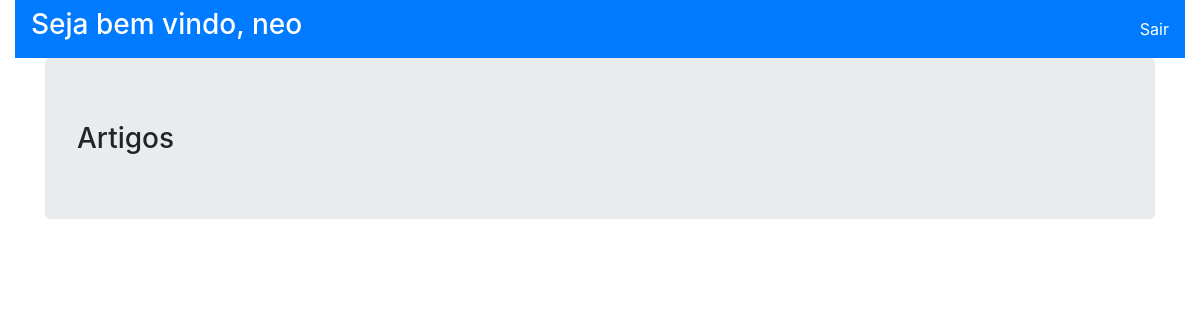
The page /admin_session.php?page=artigos (signed in) on the database as committed earlier.
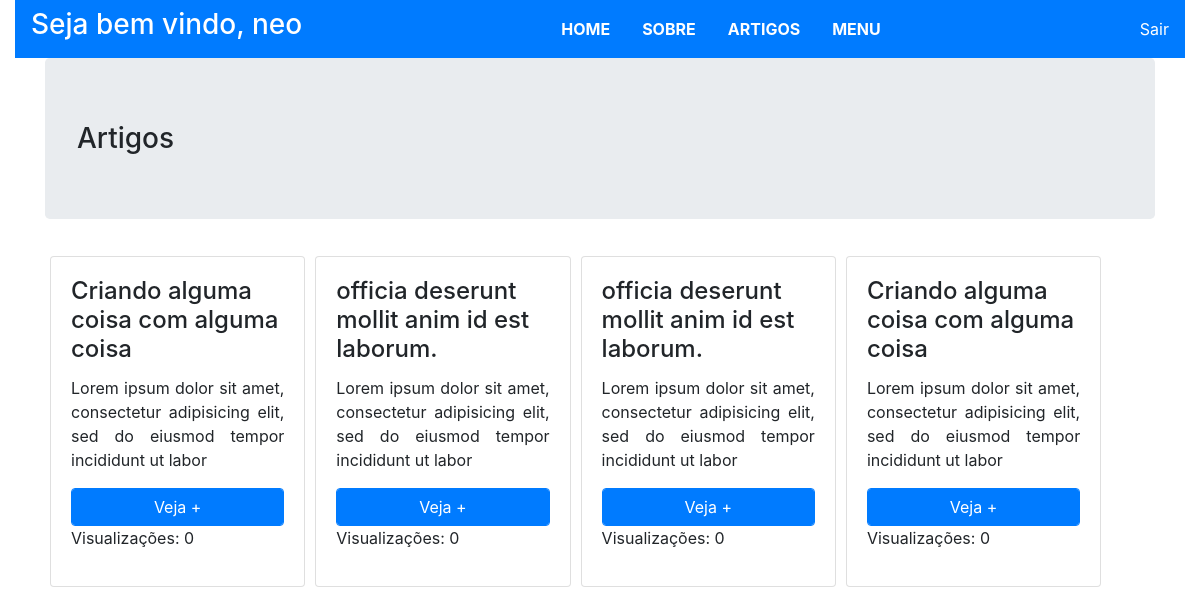
The same page on the database as committed later.
### tables this page shows
CREATE TABLE `menu` (
  `id` int(11) NOT NULL,
  `titulo` varchar(20) NOT NULL,
  `url` varchar(150) NOT NULL
);

CREATE TABLE `artigos` (
  `id` int(11) NOT NULL,
  `titulo` varchar(100) NOT NULL,
  `conteudo` text NOT NULL,
  `views` int(11) NOT NULL
);

### admin_session.php (the view, shortened to what this page needs)
<?php
	require("config.php");
	if($_SESSION['user']){
		$user = $_SESSION['user'];
	}else{
		header('location:index_session.php');
	}
?>
<!DOCTYPE html>
<html lang="en">
<head>
	<link href="https://stackpath.bootstrapcdn.com/bootstrap/4.1.3/css/bootstrap.min.css" rel="stylesheet">
</head>
<body>
<nav class="navbar navbar-dark bg-primary">
 <h3>Seja bem vindo, <?php echo $user;?></h3>
 <nav>
 <ul class="nav">
	<?php
		$sql = "SELECT * FROM menu";
		$query = mysqli_query($conexao, $sql);
		while($menus = mysqli_fetch_assoc($query)){
			echo "<li class='nav-item'>
		             <a class='nav-link' href='?page=".$menus['url']."'>".strtoupper($menus['titulo'])."</a>
		  	      </li>";
		}
	?>
</ul>
</nav>
<a style="color: white; float:right" href="?sair">Sair</a>
</nav>
	<div class="container">
		<?php
			if(isset($_REQUEST['page'])){
				if($_REQUEST['page'] == 'home'){
					include('pages/home.php');
				}else if($_REQUEST['page'] == 'sobre'){
					include('pages/sobre.php');
				}else if($_REQUEST['page'] == 'artigos'){
					include('pages/artigos.php');
				}else if($_REQUEST['page'] == 'menu'){
					include('pages/menu.php');
				}else{
					include('pages/home.php');
				}
			}
		?>
	</div>
</body>
</html>

### pages/artigos.php (shortened to what this page needs)
<!DOCTYPE html>
<html lang="en">
<head>
</head>
<body class="container-fluid">
	<div>
		<h3 class="jumbotron">Artigos</h3>
		<?php
		$sql = "SELECT * FROM artigos";
		$query = mysqli_query($conexao, $sql);
		while($artigos = mysqli_fetch_assoc($query)){
			echo '
				<div class="card">
				  <div class="card-body">
				    <h4 class="card-title">'.$artigos['titulo'].'</h4>
				    <p class="card-text text-justify">'.substr($artigos['conteudo'], 0, 100).'</p>
				    <a href="?idArtigo='.$artigos['id'].'" class="btn btn-primary form-control">Veja +</a>
				    <p>
				    <span class="card-link"> Visualizações: '.$artigos['views'].'</span>
				  </div>
				</div>
			';
		}
		?>
	</div>
</body>
</html>

### admin_session.php (style rules this page uses)
.nav-link { color:#fff; font-weight: 700 }
nav h3 { color: #fff }

### pages/artigos.php (style rules this page uses)
.card { width: 23%; float: left; margin: 5px 5px; }

Rows that differ between the two databases and show on the page:
added menu: titulo "HOME"
added menu: titulo "SOBRE"
added menu: titulo "ARTIGOS"
added menu: titulo "MENU"
added artigos: titulo "Criando alguma coisa com alguma coisa", conteudo "Lorem ipsum dolor sit amet, consectetur adipisicing elit, sed do eiusmod tempor incididunt ut labor", views "0"
added artigos: titulo "officia deserunt mollit anim id est laborum.", conteudo "Lorem ipsum dolor sit amet, consectetur adipisicing elit, sed do eiusmod tempor incididunt ut labor", views "0"
added artigos: titulo "officia deserunt mollit anim id est laborum.", conteudo "Lorem ipsum dolor sit amet, consectetur adipisicing elit, sed do eiusmod tempor incididunt ut labor", views "0"
added artigos: titulo "Criando alguma coisa com alguma coisa", conteudo "Lorem ipsum dolor sit amet, consectetur adipisicing elit, sed do eiusmod tempor incididunt ut labor", views "0"
